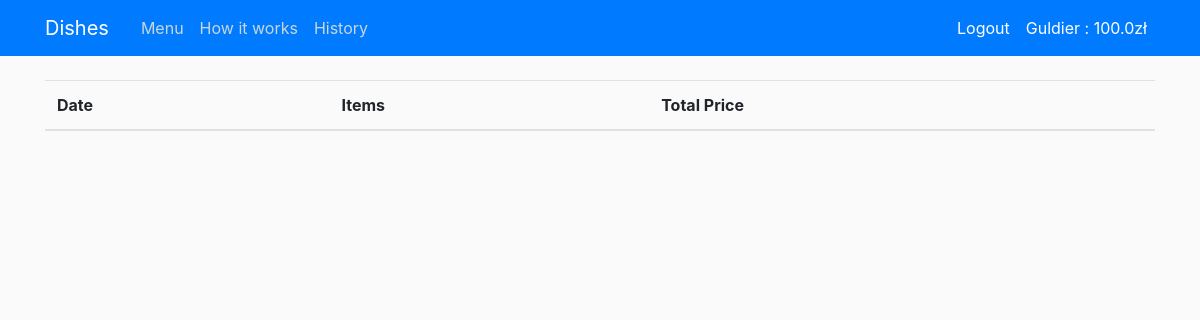
/history/ (signed in), run on an earlier commit of the app's database.
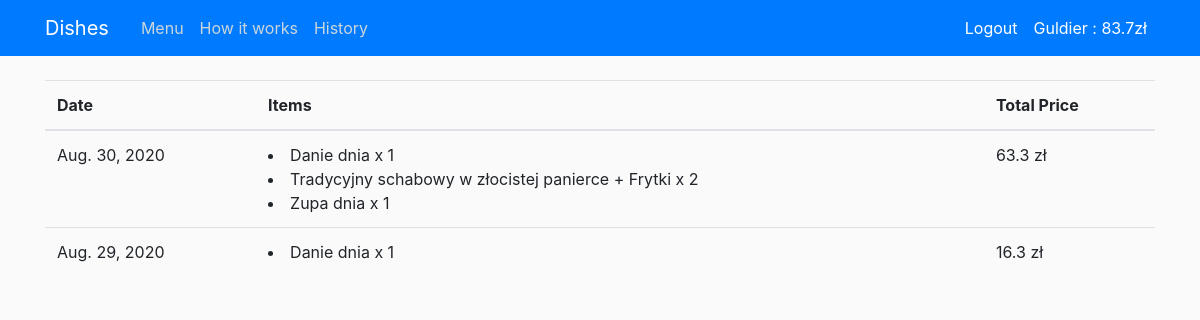
And on a later commit of the database.
### users/models.py (models this page shows, shortened)
class Profile(models.Model):
    user = models.OneToOneField(User, on_delete=models.CASCADE)
    money = models.FloatField(default=0)

### shop/views.py (the view)
# urls.py: path('history/',show_history, name='shop-history')
@login_required
def show_history(request):
    dates = Orders.objects.filter(user=request.user).dates('order_date','day')
    orders = Orders.objects.filter(user=request.user)
    history = []
    for d in reversed(dates):
        items = []
        total = 0
        for o in orders:
            if o.order_date.date() == d:
                items.append(f'{o.composition} x {o.quantity}')
                total += o.composition.price * o.quantity
        history.append({'date': d, 'items': items, 'price': total})
    context = {
        'summary': True,
        'money': Profile.objects.get(user=request.user).money,
        'history': history
    }
    return render(request,'shop/history.html',context)

### shop/models.py (called while the page is built)
    def __str__(self):
        return f'{self.name}'

    def __str__(self):
        return f'{self.name}'

    def __str__(self):
        if self.addon.name == 'empty':
            return f'{self.dish}'
        elif self.addon.addon_type == 'pizza':
            return f'{self.dish} - {self.addon}'
        else:
            return f'{self.dish} + {self.addon}'

### shop/templates/shop/history.html
{% extends 'shop/base.html' %}
{% block summary %}
    <div class="container">
       <table class="table">
            <thead>
            <tr>
                <th scope="col">Date</th>
                <th scope="col">Items</th>
                <th scope="col">Total Price</th>
            </tr>
            </thead>
            <tbody>
                {% for h in history %}
                    <tr>
                        <td> {{h.date}}</td>
                        <td>
                            {% for item in h.items %}
                                <li> {{item}} </li>
                            {% endfor %}
                        </td>
                        <td> {{h.price}} zł</td>
                    <tr>
                {% endfor %}
            </tbody>
        </table>
    </div>
{% endblock summary %}

### shop/templates/shop/base.html (shortened to what this page needs)
{% load static %}
<!DOCTYPE html>
<html>
<head>
    <link rel="stylesheet" href="https://stackpath.bootstrapcdn.com/bootstrap/4.5.2/css/bootstrap.min.css">
    <link rel="stylesheet" type="text/css" href="{% static 'shop/main.css' %}">
</head>
<body>
    <header class="site-header">
        <nav class="navbar navbar-expand-md navbar-dark bg-primary fixed-top">
            <div class="container">
                <a class="navbar-brand mr-4" href="{% url 'shop-home' %}">Dishes</a>
                <div class="collapse navbar-collapse" id="navbarToggle">
                    <div class="navbar-nav mr-auto">
                        <a class="nav-item nav-link" href="{% url 'shop-home' %}">Menu</a>
                        <a class="nav-item nav-link" href="{% url 'shop-about' %}">How it works</a>
                        {% if user.is_authenticated %}
                            <a class="nav-item nav-link" href="{% url 'shop-history' %}">History</a>
                        {% endif %}
                    </div>
                     <div class="navbar-nav">
                        {% if user.is_authenticated %}
                            <a class="nav-item nav-link" style="color: #ffffff" href="{% url 'logout' %}">Logout</a>
                            <a class="nav-item nav-link" style="color: #ffffff" href="{% url 'profile' %}">{{ user.username }} : {{money}}zł</a>
                        {% else %}
                            <a class="nav-item nav-link" style="color: #ffffff" href="{% url 'login' %}">Login</a>
                            <a class="nav-item nav-link" style="color: #ffffff" href="{% url 'register' %}">Register</a>
                        {% endif %}
                    </div>
                </div>
            </div>
        </nav>
    </header>
   <main role="main" class="container-fluid">
        {% if summary %}
            {% block summary %}
            {% endblock summary %}
        {% endif %}
    </main>
</body>
</html>

What changed in the data, as far as the page shows it:
changed Profile: money "100.0" → "83.7"
Also different on the page:
new list line: "Aug. 30, 2020 Danie dnia x 1 Tradycyjny schabowy w złocistej panierce + Frytki x 2 Zupa dnia x 1 63.3 zł"
new list line: "Aug. 29, 2020 Danie dnia x 1 16.3 zł"
